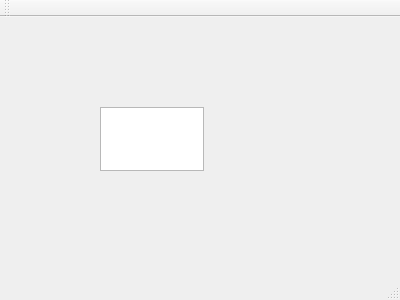
<?xml version="1.0" encoding="UTF-8"?>
<ui version="4.0">
 <class>MainWindow</class>
 <widget class="QMainWindow" name="MainWindow">
  <property name="geometry">
   <rect>
    <x>0</x>
    <y>0</y>
    <width>400</width>
    <height>300</height>
   </rect>
  </property>
  <property name="windowTitle">
   <string>MainWindow</string>
  </property>
  <widget class="QWidget" name="centralWidget">
   <widget class="QTextEdit" name="textEdit">
    <property name="geometry">
     <rect>
      <x>100</x>
      <y>90</y>
      <width>104</width>
      <height>64</height>
     </rect>
    </property>
   </widget>
  </widget>
  <widget class="QMenuBar" name="menuBar">
   <property name="geometry">
    <rect>
     <x>0</x>
     <y>0</y>
     <width>400</width>
     <height>19</height>
    </rect>
   </property>
  </widget>
  <widget class="QToolBar" name="mainToolBar">
   <attribute name="toolBarArea">
    <enum>TopToolBarArea</enum>
   </attribute>
   <attribute name="toolBarBreak">
    <bool>false</bool>
   </attribute>
  </widget>
  <widget class="QStatusBar" name="statusBar"/>
 </widget>
 <layoutdefault spacing="6" margin="11"/>
 <resources/>
 <connections/>
</ui>
